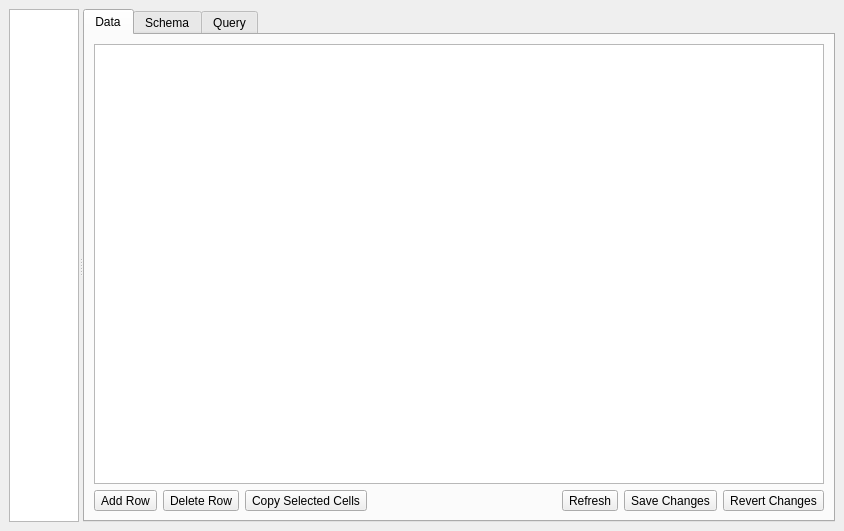
<?xml version="1.0" encoding="UTF-8"?>
<ui version="4.0">
 <author>Timo Bingmann</author>
 <class>WMain</class>
 <widget class="QWidget" name="WMain">
  <property name="geometry">
   <rect>
    <x>0</x>
    <y>0</y>
    <width>690</width>
    <height>531</height>
   </rect>
  </property>
  <property name="windowTitle">
   <string>QtSqlView</string>
  </property>
  <property name="windowIcon">
   <iconset resource="icons.qrc">
    <normaloff>:/icons/table.png</normaloff>:/icons/table.png</iconset>
  </property>
  <layout class="QHBoxLayout">
   <property name="spacing">
    <number>6</number>
   </property>
   <property name="leftMargin">
    <number>9</number>
   </property>
   <property name="topMargin">
    <number>9</number>
   </property>
   <property name="rightMargin">
    <number>9</number>
   </property>
   <property name="bottomMargin">
    <number>9</number>
   </property>
   <item>
    <widget class="QSplitter" name="splitter">
     <property name="orientation">
      <enum>Qt::Horizontal</enum>
     </property>
     <widget class="QTreeView" name="treeDbList">
      <property name="sizePolicy">
       <sizepolicy hsizetype="Expanding" vsizetype="Expanding">
        <horstretch>1</horstretch>
        <verstretch>0</verstretch>
       </sizepolicy>
      </property>
     </widget>
     <widget class="QTabWidget" name="tabWidget">
      <property name="sizePolicy">
       <sizepolicy hsizetype="Expanding" vsizetype="Expanding">
        <horstretch>4</horstretch>
        <verstretch>0</verstretch>
       </sizepolicy>
      </property>
      <property name="currentIndex">
       <number>0</number>
      </property>
      <widget class="QWidget" name="tab1">
       <attribute name="icon">
        <iconset resource="icons.qrc">
         <normaloff>:/icons/table.png</normaloff>:/icons/table.png</iconset>
       </attribute>
       <attribute name="title">
        <string>Data</string>
       </attribute>
       <layout class="QVBoxLayout">
        <property name="spacing">
         <number>6</number>
        </property>
        <property name="leftMargin">
         <number>9</number>
        </property>
        <property name="topMargin">
         <number>9</number>
        </property>
        <property name="rightMargin">
         <number>9</number>
        </property>
        <property name="bottomMargin">
         <number>9</number>
        </property>
        <item>
         <widget class="QTableView" name="dataTable">
          <property name="alternatingRowColors">
           <bool>true</bool>
          </property>
          <property name="selectionMode">
           <enum>QAbstractItemView::ContiguousSelection</enum>
          </property>
         </widget>
        </item>
        <item>
         <layout class="QHBoxLayout">
          <property name="spacing">
           <number>6</number>
          </property>
          <property name="leftMargin">
           <number>0</number>
          </property>
          <property name="topMargin">
           <number>0</number>
          </property>
          <property name="rightMargin">
           <number>0</number>
          </property>
          <property name="bottomMargin">
           <number>0</number>
          </property>
          <item>
           <widget class="QToolButton" name="addRowButton">
            <property name="toolTip">
             <string>Add Row</string>
            </property>
            <property name="text">
             <string>Add Row</string>
            </property>
            <property name="icon">
             <iconset resource="icons.qrc">
              <normaloff>:/icons/addrow.png</normaloff>:/icons/addrow.png</iconset>
            </property>
           </widget>
          </item>
          <item>
           <widget class="QToolButton" name="delRowButton">
            <property name="toolTip">
             <string>Delete Selected Row(s)</string>
            </property>
            <property name="text">
             <string>Delete Row</string>
            </property>
            <property name="icon">
             <iconset resource="icons.qrc">
              <normaloff>:/icons/delrow.png</normaloff>:/icons/delrow.png</iconset>
            </property>
           </widget>
          </item>
          <item>
           <widget class="QToolButton" name="copyDataButton">
            <property name="toolTip">
             <string>Copy Selected Cells</string>
            </property>
            <property name="text">
             <string>Copy Selected Cells</string>
            </property>
            <property name="icon">
             <iconset resource="icons.qrc">
              <normaloff>:/icons/copyedit.png</normaloff>:/icons/copyedit.png</iconset>
            </property>
           </widget>
          </item>
          <item>
           <spacer>
            <property name="orientation">
             <enum>Qt::Horizontal</enum>
            </property>
            <property name="sizeHint" stdset="0">
             <size>
              <width>40</width>
              <height>20</height>
             </size>
            </property>
           </spacer>
          </item>
          <item>
           <widget class="QToolButton" name="refreshDataButton">
            <property name="toolTip">
             <string>Refresh</string>
            </property>
            <property name="text">
             <string>Refresh</string>
            </property>
            <property name="icon">
             <iconset resource="icons.qrc">
              <normaloff>:/icons/refresh.png</normaloff>:/icons/refresh.png</iconset>
            </property>
            <property name="shortcut">
             <string>F5</string>
            </property>
           </widget>
          </item>
          <item>
           <widget class="QToolButton" name="saveDataButton">
            <property name="toolTip">
             <string>Write Changes</string>
            </property>
            <property name="text">
             <string>Save Changes</string>
            </property>
            <property name="icon">
             <iconset resource="icons.qrc">
              <normaloff>:/icons/edit.png</normaloff>:/icons/edit.png</iconset>
            </property>
           </widget>
          </item>
          <item>
           <widget class="QToolButton" name="revertDataButton">
            <property name="toolTip">
             <string>Revert Changes</string>
            </property>
            <property name="text">
             <string>Revert Changes</string>
            </property>
            <property name="icon">
             <iconset resource="icons.qrc">
              <normaloff>:/icons/trash.png</normaloff>:/icons/trash.png</iconset>
            </property>
           </widget>
          </item>
         </layout>
        </item>
       </layout>
      </widget>
      <widget class="QWidget" name="tab2">
       <attribute name="icon">
        <iconset resource="icons.qrc">
         <normaloff>:/icons/scheme.png</normaloff>:/icons/scheme.png</iconset>
       </attribute>
       <attribute name="title">
        <string>Schema</string>
       </attribute>
       <layout class="QHBoxLayout">
        <property name="spacing">
         <number>6</number>
        </property>
        <property name="leftMargin">
         <number>9</number>
        </property>
        <property name="topMargin">
         <number>9</number>
        </property>
        <property name="rightMargin">
         <number>9</number>
        </property>
        <property name="bottomMargin">
         <number>9</number>
        </property>
        <item>
         <widget class="QTableView" name="schemaTable">
          <property name="selectionMode">
           <enum>QAbstractItemView::ContiguousSelection</enum>
          </property>
         </widget>
        </item>
       </layout>
      </widget>
      <widget class="QWidget" name="tab3">
       <attribute name="icon">
        <iconset resource="icons.qrc">
         <normaloff>:/icons/query.png</normaloff>:/icons/query.png</iconset>
       </attribute>
       <attribute name="title">
        <string>Query</string>
       </attribute>
       <layout class="QVBoxLayout">
        <property name="spacing">
         <number>6</number>
        </property>
        <property name="leftMargin">
         <number>9</number>
        </property>
        <property name="topMargin">
         <number>9</number>
        </property>
        <property name="rightMargin">
         <number>9</number>
        </property>
        <property name="bottomMargin">
         <number>9</number>
        </property>
        <item>
         <widget class="QSplitter" name="splitter_2">
          <property name="orientation">
           <enum>Qt::Vertical</enum>
          </property>
          <widget class="QWidget" name="widget2">
           <property name="sizePolicy">
            <sizepolicy hsizetype="Preferred" vsizetype="Preferred">
             <horstretch>0</horstretch>
             <verstretch>3</verstretch>
            </sizepolicy>
           </property>
           <layout class="QVBoxLayout">
            <property name="spacing">
             <number>6</number>
            </property>
            <property name="leftMargin">
             <number>0</number>
            </property>
            <property name="topMargin">
             <number>0</number>
            </property>
            <property name="rightMargin">
             <number>0</number>
            </property>
            <property name="bottomMargin">
             <number>0</number>
            </property>
            <item>
             <widget class="QTextEdit" name="editQuery">
              <property name="acceptRichText">
               <bool>false</bool>
              </property>
             </widget>
            </item>
            <item>
             <layout class="QHBoxLayout">
              <property name="spacing">
               <number>6</number>
              </property>
              <property name="leftMargin">
               <number>0</number>
              </property>
              <property name="topMargin">
               <number>0</number>
              </property>
              <property name="rightMargin">
               <number>0</number>
              </property>
              <property name="bottomMargin">
               <number>0</number>
              </property>
              <item>
               <widget class="QToolButton" name="goQueryButton">
                <property name="toolTip">
                 <string>Execute Query</string>
                </property>
                <property name="text">
                 <string>Execute Query</string>
                </property>
                <property name="icon">
                 <iconset resource="icons.qrc">
                  <normaloff>:/icons/go.png</normaloff>:/icons/go.png</iconset>
                </property>
                <property name="shortcut">
                 <string>Ctrl+R</string>
                </property>
               </widget>
              </item>
              <item>
               <widget class="QToolButton" name="copyQueryDataButton">
                <property name="toolTip">
                 <string>Copy Selected Cells</string>
                </property>
                <property name="text">
                 <string>Copy Selected Cells</string>
                </property>
                <property name="icon">
                 <iconset resource="icons.qrc">
                  <normaloff>:/icons/copyedit.png</normaloff>:/icons/copyedit.png</iconset>
                </property>
                <property name="shortcut">
                 <string>Ctrl+C</string>
                </property>
               </widget>
              </item>
              <item>
               <widget class="QToolButton" name="saveQueryDataButton">
                <property name="toolTip">
                 <string>Save result to file</string>
                </property>
                <property name="text">
                 <string>Save result to file</string>
                </property>
                <property name="icon">
                 <iconset resource="icons.qrc">
                  <normaloff>:/icons/filesave.png</normaloff>:/icons/filesave.png</iconset>
                </property>
                <property name="shortcut">
                 <string>Ctrl+E</string>
                </property>
               </widget>
              </item>
              <item>
               <widget class="QToolButton" name="clearQueryDataButton">
                <property name="toolTip">
                 <string>Clear result</string>
                </property>
                <property name="text">
                 <string>Clear result</string>
                </property>
                <property name="icon">
                 <iconset resource="icons.qrc">
                  <normaloff>:/icons/trash.png</normaloff>:/icons/trash.png</iconset>
                </property>
               </widget>
              </item>
              <item>
               <spacer>
                <property name="orientation">
                 <enum>Qt::Horizontal</enum>
                </property>
                <property name="sizeHint" stdset="0">
                 <size>
                  <width>40</width>
                  <height>20</height>
                 </size>
                </property>
               </spacer>
              </item>
              <item>
               <widget class="QToolButton" name="clearQueryButton">
                <property name="toolTip">
                 <string>Clear Query</string>
                </property>
                <property name="text">
                 <string>Clear Query</string>
                </property>
                <property name="icon">
                 <iconset resource="icons.qrc">
                  <normaloff>:/icons/trash.png</normaloff>:/icons/trash.png</iconset>
                </property>
                <property name="shortcut">
                 <string>Ctrl+W</string>
                </property>
               </widget>
              </item>
              <item>
               <widget class="QToolButton" name="loadQueryButton">
                <property name="toolTip">
                 <string>Load Query from Text File</string>
                </property>
                <property name="text">
                 <string>Load Query</string>
                </property>
                <property name="icon">
                 <iconset resource="icons.qrc">
                  <normaloff>:/icons/fileload.png</normaloff>:/icons/fileload.png</iconset>
                </property>
                <property name="shortcut">
                 <string>Ctrl+L</string>
                </property>
               </widget>
              </item>
              <item>
               <widget class="QToolButton" name="saveQueryButton">
                <property name="toolTip">
                 <string>Save Query to Text File</string>
                </property>
                <property name="text">
                 <string>Save Query to Text File</string>
                </property>
                <property name="icon">
                 <iconset resource="icons.qrc">
                  <normaloff>:/icons/filesave.png</normaloff>:/icons/filesave.png</iconset>
                </property>
                <property name="shortcut">
                 <string>Ctrl+S</string>
                </property>
               </widget>
              </item>
             </layout>
            </item>
           </layout>
          </widget>
          <widget class="QWidget" name="widget">
           <property name="sizePolicy">
            <sizepolicy hsizetype="Preferred" vsizetype="Preferred">
             <horstretch>0</horstretch>
             <verstretch>1</verstretch>
            </sizepolicy>
           </property>
           <layout class="QVBoxLayout">
            <property name="spacing">
             <number>6</number>
            </property>
            <property name="leftMargin">
             <number>0</number>
            </property>
            <property name="topMargin">
             <number>0</number>
            </property>
            <property name="rightMargin">
             <number>0</number>
            </property>
            <property name="bottomMargin">
             <number>0</number>
            </property>
            <item>
             <widget class="QTableView" name="queryTable">
              <property name="alternatingRowColors">
               <bool>true</bool>
              </property>
              <property name="selectionMode">
               <enum>QAbstractItemView::ContiguousSelection</enum>
              </property>
             </widget>
            </item>
            <item>
             <widget class="QTextEdit" name="queryResultText">
              <property name="readOnly">
               <bool>true</bool>
              </property>
              <property name="acceptRichText">
               <bool>false</bool>
              </property>
             </widget>
            </item>
           </layout>
          </widget>
         </widget>
        </item>
       </layout>
      </widget>
     </widget>
    </widget>
   </item>
  </layout>
  <action name="action_AddConnection">
   <property name="icon">
    <iconset resource="icons.qrc">
     <normaloff>:/icons/newconn.png</normaloff>:/icons/newconn.png</iconset>
   </property>
   <property name="text">
    <string>&amp;Add Connection</string>
   </property>
  </action>
  <action name="action_Exit">
   <property name="text">
    <string>&amp;Exit</string>
   </property>
  </action>
  <action name="action_RemoveConnection">
   <property name="icon">
    <iconset resource="icons.qrc">
     <normaloff>:/icons/delconn.png</normaloff>:/icons/delconn.png</iconset>
   </property>
   <property name="text">
    <string>&amp;Remove Connection</string>
   </property>
  </action>
  <action name="action_About">
   <property name="icon">
    <iconset resource="icons.qrc">
     <normaloff>:/icons/help.png</normaloff>:/icons/help.png</iconset>
   </property>
   <property name="text">
    <string>&amp;About</string>
   </property>
  </action>
  <action name="action_EditConnection">
   <property name="icon">
    <iconset resource="icons.qrc">
     <normaloff>:/icons/conn.png</normaloff>:/icons/conn.png</iconset>
   </property>
   <property name="text">
    <string>Edit Connection</string>
   </property>
  </action>
  <action name="action_AddRow">
   <property name="icon">
    <iconset resource="icons.qrc">
     <normaloff>:/icons/addrow.png</normaloff>:/icons/addrow.png</iconset>
   </property>
   <property name="text">
    <string>Add Row</string>
   </property>
  </action>
  <action name="action_DelRow">
   <property name="icon">
    <iconset resource="icons.qrc">
     <normaloff>:/icons/delrow.png</normaloff>:/icons/delrow.png</iconset>
   </property>
   <property name="text">
    <string>Delete Row</string>
   </property>
  </action>
  <action name="action_RevertData">
   <property name="icon">
    <iconset resource="icons.qrc">
     <normaloff>:/icons/trash.png</normaloff>:/icons/trash.png</iconset>
   </property>
   <property name="text">
    <string>Revert Changes</string>
   </property>
  </action>
  <action name="action_SaveData">
   <property name="icon">
    <iconset resource="icons.qrc">
     <normaloff>:/icons/edit.png</normaloff>:/icons/edit.png</iconset>
   </property>
   <property name="text">
    <string>Save Changes</string>
   </property>
  </action>
  <action name="action_ShowOptions">
   <property name="text">
    <string>Show Options</string>
   </property>
  </action>
  <action name="action_RefreshData">
   <property name="icon">
    <iconset resource="icons.qrc">
     <normaloff>:/icons/refresh.png</normaloff>:/icons/refresh.png</iconset>
   </property>
   <property name="text">
    <string>Refresh Data</string>
   </property>
  </action>
  <action name="action_RefreshTablelist">
   <property name="icon">
    <iconset resource="icons.qrc">
     <normaloff>:/icons/refresh.png</normaloff>:/icons/refresh.png</iconset>
   </property>
   <property name="text">
    <string>Refresh Table List</string>
   </property>
  </action>
  <action name="action_AboutQt">
   <property name="text">
    <string>About Qt</string>
   </property>
  </action>
  <action name="action_VisitWebsite">
   <property name="icon">
    <iconset resource="icons.qrc">
     <normaloff>:/icons/world.png</normaloff>:/icons/world.png</iconset>
   </property>
   <property name="text">
    <string>Visit Website</string>
   </property>
  </action>
  <action name="action_DownloadRaw">
   <property name="icon">
    <iconset resource="icons.qrc">
     <normaloff>:/icons/download.png</normaloff>:/icons/download.png</iconset>
   </property>
   <property name="text">
    <string>Download raw</string>
   </property>
   <property name="toolTip">
    <string>Download raw</string>
   </property>
  </action>
  <action name="action_UploadRaw">
   <property name="icon">
    <iconset resource="icons.qrc">
     <normaloff>:/icons/upload.png</normaloff>:/icons/upload.png</iconset>
   </property>
   <property name="text">
    <string>Upload Raw</string>
   </property>
   <property name="toolTip">
    <string>Upload Raw</string>
   </property>
  </action>
 </widget>
 <resources>
  <include location="icons.qrc"/>
 </resources>
 <connections/>
</ui>
